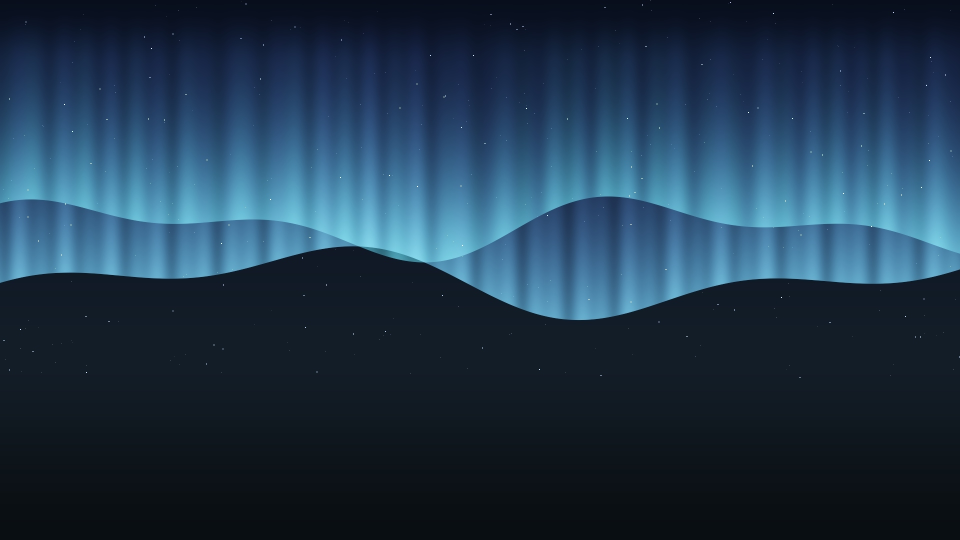
#> input picture tools/wallpaper/masters/0_aurora_atual.jpg, 1920 x 1080 px (shown at 1/2 size)
$ python -i generate_4k_all_options.py   (imports and definitions only)
#> lines starting #> are read from the running program, lines starting #| are printed output that depends on the picture
"""Generates 4K (3840x2160) wallpapers for Lume TV Launcher with Option A, B, and C.
Full 4K native resolution, high-precision gamma/contrast calibration, and triangular dither.
"""

import os
import sys
import numpy as np
from PIL import Image

WIDTH = 3840
HEIGHT = 2160

PETROL = np.array([15.0, 23.0, 30.0], dtype=np.float32)
BG_DEEP = np.array([6.0, 10.0, 16.0], dtype=np.float32)
ACCENT_BLUE = np.array([77.0, 179.0, 255.0], dtype=np.float32)
CYAN = np.array([70.0, 215.0, 255.0], dtype=np.float32)
INDIGO = np.array([70.0, 90.0, 230.0], dtype=np.float32)
PURPLE = np.array([130.0, 60.0, 220.0], dtype=np.float32)
EMERALD = np.array([30.0, 180.0, 140.0], dtype=np.float32)
SILVER = np.array([180.0, 205.0, 225.0], dtype=np.float32)

def smoothstep(edge0, edge1, x):
    t = np.clip((x - edge0) / (edge1 - edge0), 0.0, 1.0)
    return t * t * (3.0 - 2.0 * t)

def apply_tv_calibration_and_dither(img_rgb, rng_seed=42):
    h, w, _ = img_rgb.shape
    y_coords = np.arange(h, dtype=np.float32).reshape((h, 1, 1))

    # Dock protection (bottom rows y >= 0.72 of height)
    dock_start = h * 0.72
    dock_fade = 1.0 - 0.28 * smoothstep(dock_start, float(h), y_coords)
    img_rgb = img_rgb * dock_fade

    # Top bar protection (top rows y <= 0.125 of height)
    top_end = h * 0.125
    top_fade = 0.72 + 0.28 * smoothstep(0.0, top_end, y_coords)
    img_rgb = img_rgb * top_fade

    # Triangular dither (+- 1 level)
    rng = np.random.default_rng(rng_seed)
    dither = rng.uniform(-0.5, 0.5, size=img_rgb.shape) + rng.uniform(-0.5, 0.5, size=img_rgb.shape)
    img_dithered = np.clip(img_rgb + dither, 0.0, 255.0).astype(np.uint8)
    return img_dithered

# -------------------------------------------------------------
# CORE 4K NATIVE RENDERERS (Aurora & The 2 User Favorites)
# -------------------------------------------------------------
# [88 lines left out: functions render_aurora_4k, render_abstract_prism_topo_4k, render_abstract_silk_wave_4k, not called in this run]

# Helper to process real photographic image to 4K calibrated
def process_photo_to_4k(im_path, seed=501):
#> called with im_path = 'masters/0_aurora_atual.jpg', seed = 501
    im = Image.open(im_path).convert("RGB")
#> im is the input picture: PIL image 1920x1080 RGB; mean R, G, B 31.7, 55.1, 75.6
    # Lanczos high-fidelity resize/crop to 3840x2160
    im_ratio = im.width / im.height
#> im_ratio = 1.78
    target_ratio = WIDTH / HEIGHT
    if im_ratio > target_ratio:
        # crop horizontally
        new_w = int(im.height * target_ratio)
        offset = (im.width - new_w) // 2
        im = im.crop((offset, 0, offset + new_w, im.height))
    else:
        # crop vertically
        new_h = int(im.width / target_ratio)
#> new_h = 1080
        offset = (im.height - new_h) // 2
#> offset = 0
        im = im.crop((0, offset, im.width, offset + new_h))

    im = im.resize((WIDTH, HEIGHT), Image.Resampling.LANCZOS)
#> im: PIL image 3840x2160 RGB
    arr = np.array(im, dtype=np.float32)

    # Tone mapping & grading towards project petrol/dark aesthetic
    arr = arr * 0.85
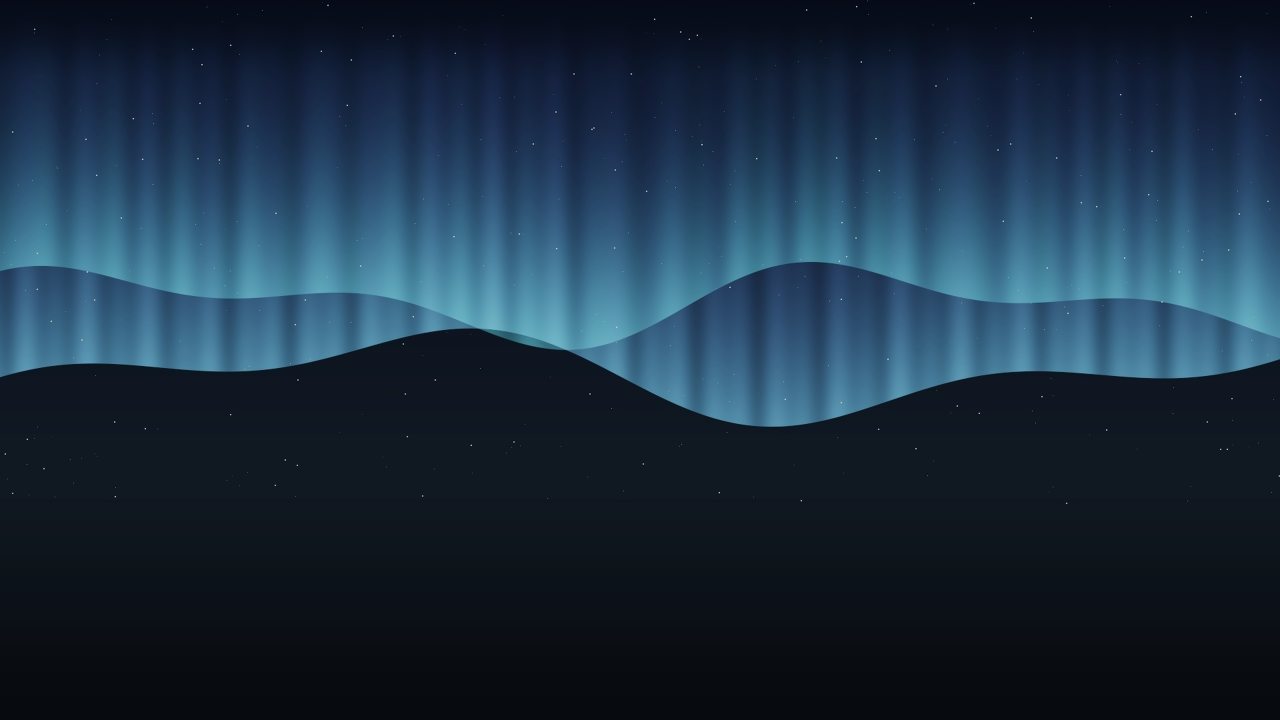
#> arr: shape (2160, 3840, 3) float32 (shown at 1/3 size); mean R, G, B 27.8, 48.4, 64.7
    return apply_tv_calibration_and_dither(arr, rng_seed=seed)

# -------------------------------------------------------------
# OPTION C: ADVANCED VOLUMETRIC / PHOTOREALISTIC PROCEDURAL
# -------------------------------------------------------------
# [99 lines left out: functions render_proc_photoreal_nature_lake_4k, render_proc_photoreal_nature_alpine_4k, render_proc_photoreal_modern_cityscape_4k, render_proc_photoreal_modern_monolith_4k, not called in this run]

# [1 line not run here, left out]

>>> result = process_photo_to_4k('masters/0_aurora_atual.jpg')

$ run again, on tools/wallpaper/masters/1_floresta_noturna.jpg
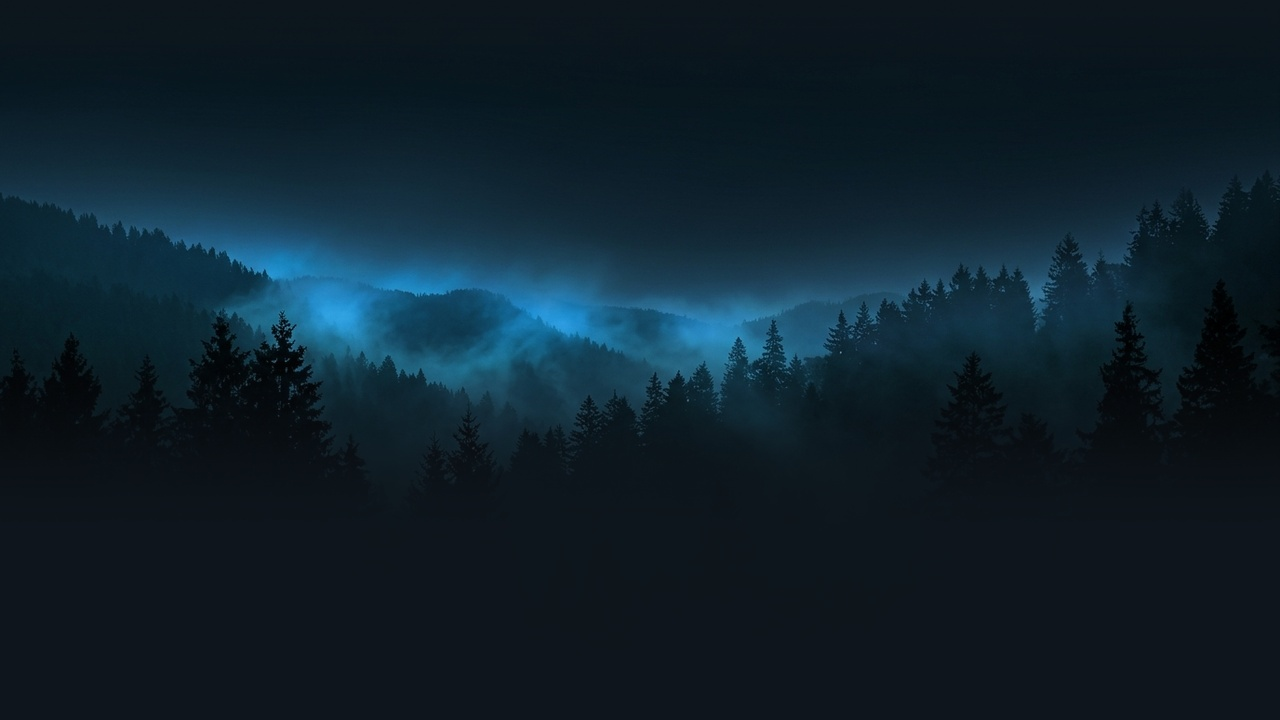
#> input picture tools/wallpaper/masters/1_floresta_noturna.jpg, 1280 x 720 px
#> in process_photo_to_4k, im is the input picture: PIL image 1280x720 RGB; mean R, G, B 14.2, 32, 43.2
#> im: PIL image 3840x2160 RGB
#> in process_photo_to_4k, `arr = arr * 0.85`:
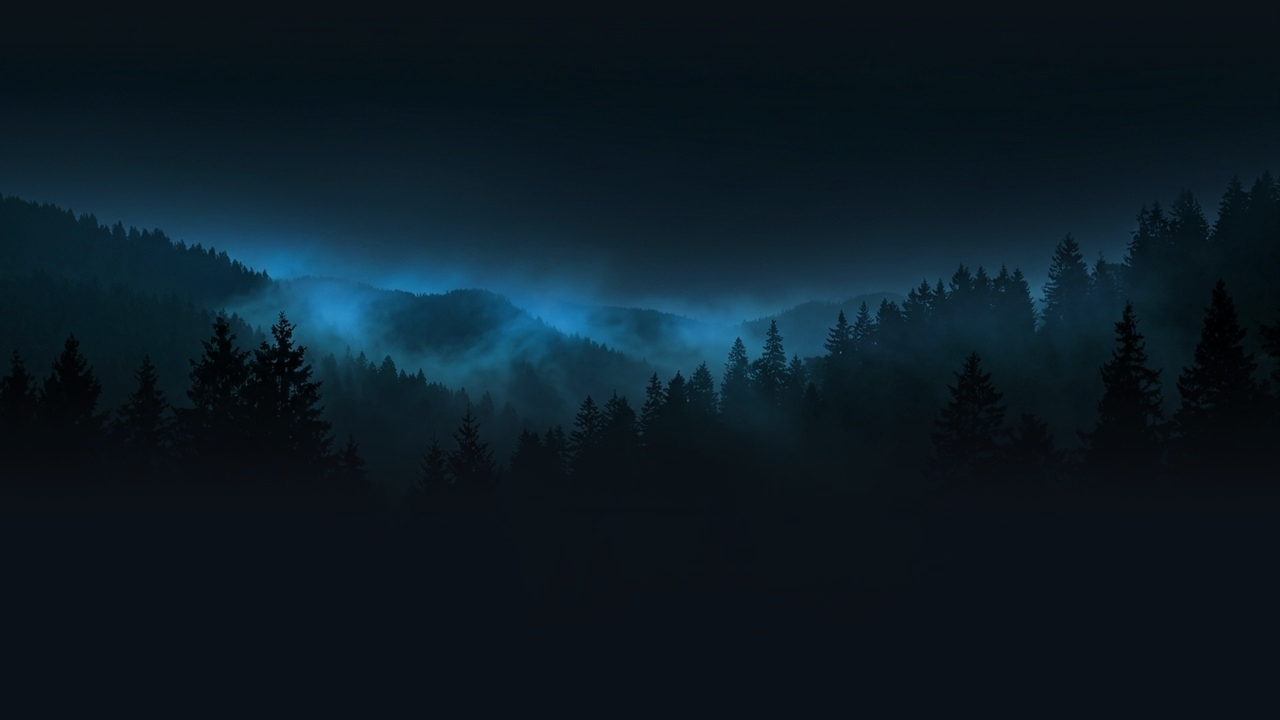
#> arr: shape (2160, 3840, 3) float32 (shown at 1/3 size); mean R, G, B 10.8, 26.6, 38.5
